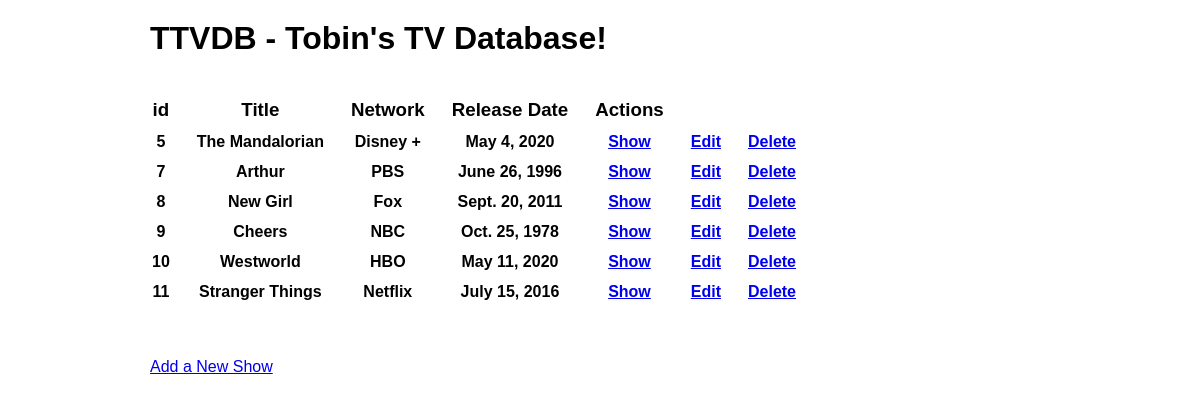
The app's page /shows, older data.
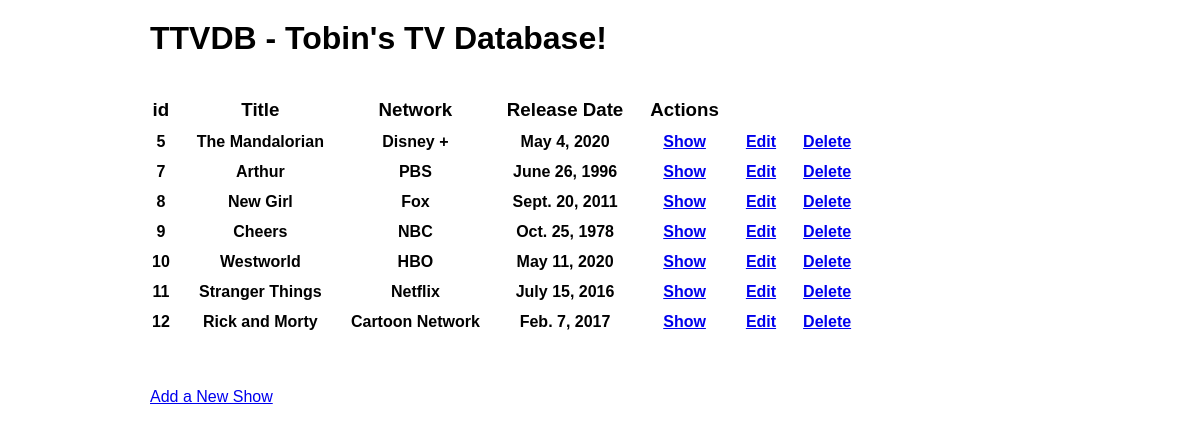
The same page, newer data.
### shows/models.py (models this page shows)
class Show(models.Model):
    title = models.CharField(max_length=50)
    desc = models.TextField()
    network = models.ForeignKey(Network, related_name="shows", on_delete=models.CASCADE)
    release_date = models.DateField(auto_now=False, auto_now_add=False)
    created_at = models.DateTimeField(auto_now_add=True)
    updated_at = models.DateTimeField(auto_now=True)
    objects = ShowManager()

class Network(models.Model):
    name = models.CharField(max_length=50)
    created_at = models.DateTimeField(auto_now_add=True)
    updated_at = models.DateTimeField(auto_now=True)

### shows/views.py (the view)
# urls.py: path('shows', views.all_shows),
def all_shows(request):
    context = {
        'all_shows': Show.objects.all()
    }
    return render(request, 'shows.html', context)

### shows/templates/shows.html (shortened to what this page needs)
<!DOCTYPE html>
<html lang="en">
<head>
    {% load static %}
    <link rel="stylesheet" href="{% static 'css/all_shows.css' %}">
</head>
<body>
    <div id="container">
        <div id="header">
            <h1>TTVDB - Tobin's TV Database!</h1>
        </div>
        <table>
            <tr>
                <th><h3>id</h3></th>
                <th><h3>Title</h3></th>
                <th><h3>Network</h3></th>
                <th><h3>Release Date</h3></th>
                <th><h3>Actions</h3></th>
            </tr>
            {% for show in all_shows %}
            <tr>
                <th>{{show.id}}</th>
                <th>{{show.title}}</th>
                <th>{{show.network.name}}</th>
                <th>{{show.release_date}}</th>
                <th><a href="/shows/{{show.id}}">Show</a></th>
                <th><a href="/shows/{{show.id}}/edit">Edit</a></th>
                <th><a href="/shows/{{show.id}}/delete">Delete</a></th>
            </tr>
            {% endfor %}
        </table>
        <div id="footer">
            <a href="/shows/new">Add a New Show</a>
        </div>
    </div>
</body>
</html>

### shows/static/css/all_shows.css (style rules this page uses)
* { padding: 0; margin: 0; font-family: Arial, Helvetica, sans-serif; }
#container { width: 900px; margin: 15px auto; }
#header { margin-top: 20px; margin-bottom: 35px; }
th { padding-top: 5px; padding-bottom: 5px; padding-right: 25px; }
#footer { margin-top: 50px; }

Row changes from the older to the newer data that the page shows:
added Show: id "12", title "Rick and Morty", network.name "Cartoon Network", release_date "Feb. 7, 2017"
